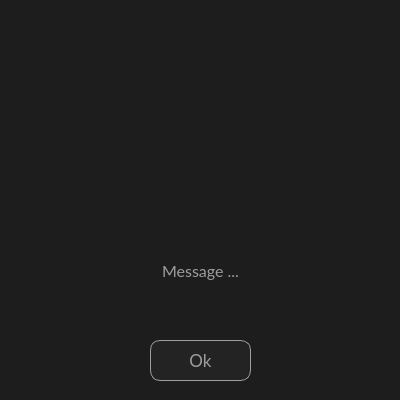
<?xml version="1.0" encoding="UTF-8"?>
<ui version="4.0">
 <class>MessageDialog</class>
 <widget class="QDialog" name="MessageDialog">
  <property name="geometry">
   <rect>
    <x>0</x>
    <y>0</y>
    <width>400</width>
    <height>400</height>
   </rect>
  </property>
  <property name="minimumSize">
   <size>
    <width>400</width>
    <height>400</height>
   </size>
  </property>
  <property name="maximumSize">
   <size>
    <width>400</width>
    <height>400</height>
   </size>
  </property>
  <property name="windowTitle">
   <string>Dialog</string>
  </property>
  <property name="styleSheet">
   <string notr="true">background-color: #1d1d1d;</string>
  </property>
  <widget class="QLabel" name="label_message">
   <property name="geometry">
    <rect>
     <x>20</x>
     <y>230</y>
     <width>361</width>
     <height>81</height>
    </rect>
   </property>
   <property name="font">
    <font>
     <family>Lato</family>
     <pointsize>12</pointsize>
    </font>
   </property>
   <property name="styleSheet">
    <string notr="true">color: #9e9e9e;</string>
   </property>
   <property name="text">
    <string>Message ...</string>
   </property>
   <property name="alignment">
    <set>Qt::AlignmentFlag::AlignCenter</set>
   </property>
   <property name="wordWrap">
    <bool>true</bool>
   </property>
  </widget>
  <widget class="QPushButton" name="button_ok">
   <property name="geometry">
    <rect>
     <x>150</x>
     <y>340</y>
     <width>101</width>
     <height>41</height>
    </rect>
   </property>
   <property name="font">
    <font>
     <family>Lato</family>
     <pointsize>13</pointsize>
    </font>
   </property>
   <property name="cursor">
    <cursorShape>PointingHandCursor</cursorShape>
   </property>
   <property name="styleSheet">
    <string notr="true">QPushButton {
    border: 1px solid #9e9e9e;
    background-color: #232323; 
    color: #9e9e9e;
    border-radius: 10px;
}

QPushButton:hover {
	background-color: #131313;
}
</string>
   </property>
   <property name="text">
    <string>Ok</string>
   </property>
  </widget>
  <widget class="QLabel" name="label_icon">
   <property name="enabled">
    <bool>true</bool>
   </property>
   <property name="geometry">
    <rect>
     <x>100</x>
     <y>20</y>
     <width>201</width>
     <height>191</height>
    </rect>
   </property>
   <property name="text">
    <string/>
   </property>
   <property name="pixmap">
    <pixmap resource="../../resources.qrc">:/ui/_pics/icons/error_magenta.png</pixmap>
   </property>
   <property name="scaledContents">
    <bool>true</bool>
   </property>
   <property name="alignment">
    <set>Qt::AlignmentFlag::AlignCenter</set>
   </property>
  </widget>
 </widget>
 <resources>
  <include location="../../resources.qrc"/>
 </resources>
 <connections/>
</ui>
